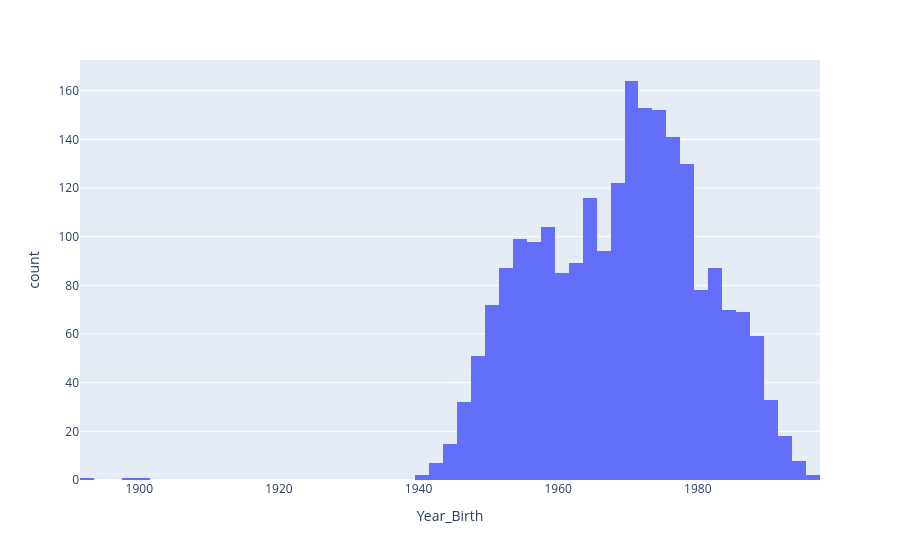

Notebook code cell kept with this figure:
### Code cell
px.histogram(df, x="Year_Birth")

### Figure 1 — Plotly figure (JSON) as saved in the notebook; plotly's stock layout.template omitted (floating-point values rounded to 4 significant figures; data arrays with more than 128 entries replaced by an {"elided": "..."} marker saying what was removed)
{"data": [{"bingroup": "x", "hovertemplate": "Year_Birth=%{x}<br>count=%{y}<extra></extra>", "legendgroup": "", "marker": {"color": "#636efa", "pattern": {"shape": ""}}, "name": "", "orientation": "v", "showlegend": false, "type": "histogram", "x": {"elided": "2240 int values"}, "xaxis": "x", "yaxis": "y"}], "layout": {"barmode": "relative", "legend": {"tracegroupgap": 0}, "margin": {"t": 60}, "xaxis": {"anchor": "y", "domain": [0, 1], "title": {"text": "Year_Birth"}}, "yaxis": {"anchor": "x", "domain": [0, 1], "title": {"text": "count"}}}}
